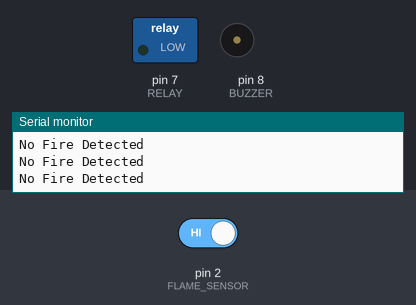
This sketch was run on a simulated Arduino Uno, built with avr-gcc and run on an emulated ATmega328P. On the bench: switched loads named in the sketch (green lamp = pin HIGH), buzzer (waves = sounding, pin HIGH), the last lines printed to the serial monitor. Inputs (shaded band) come from the test bench; at power-on: pin 2 (FLAME_SENSOR) HIGH.

Above: at 1.2 s.
1.3 s: pin 2 (FLAME_SENSOR) driven LOW
At 2.1 s:
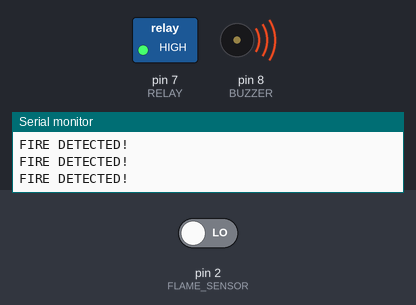
2.9 s: pin 2 (FLAME_SENSOR) driven HIGH
At 3.3 s:
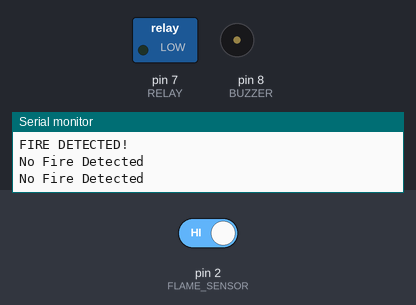
Timing chart, 0 to 5.9 s (numbered marks = the images above; inputs shaded):
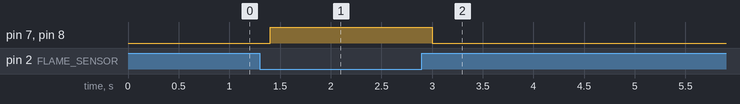

Measured:
- after the input at 1.3 s, pin 7 (RELAY), pin 8 (BUZZER): LOW → HIGH after 0.10 s
- after the input at 2.9 s, pin 7 (RELAY), pin 8 (BUZZER): HIGH → LOW after 0.10 s

The sketch:

Fire_Fighting_System.ino
```cpp
// FireGuard: Arduino-Based Automatic Fire Fighting System

#define FLAME_SENSOR 2
#define BUZZER 8
#define RELAY 7

void setup() {
  Serial.begin(9600);

  pinMode(FLAME_SENSOR, INPUT);
  pinMode(BUZZER, OUTPUT);
  pinMode(RELAY, OUTPUT);

  digitalWrite(BUZZER, LOW);
  digitalWrite(RELAY, LOW);

  Serial.println("Fire Fighting System Started...");
}

void loop() {

  int flameState = digitalRead(FLAME_SENSOR);
  // Most flame sensors give LOW when fire is detected
  if (flameState == LOW) {

    Serial.println("FIRE DETECTED!");

    // Turn ON buzzer
    digitalWrite(BUZZER, HIGH);

    // Turn ON water pump through relay
    digitalWrite(RELAY, HIGH);

  }
  else {

    Serial.println("No Fire Detected");

    // Turn OFF buzzer
    digitalWrite(BUZZER, LOW);

    // Turn OFF water pump
    digitalWrite(RELAY, LOW);
  }

  delay(200);
}
```
